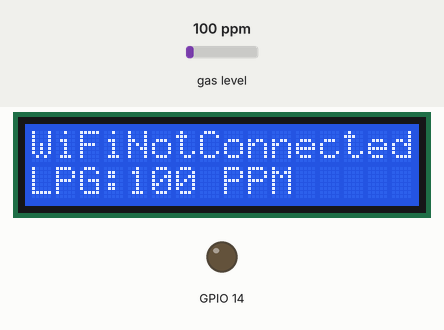
Simulated run of this sketch. Board: ESP8266 (Wemos D1 mini). Parts: 16×2 character LCD, output pins drawn as LEDs (lit = HIGH). Dashed ring = blinking. The test bench sets the inputs (shaded band); at power-on: gas level 100 ppm. WiFi joins after 1.5 s; servers stay silent unless stated; what the sketch prints to the serial monitor is not drawn.

Above: at 6.7 s.
6.8 s: gas level set to 241 ppm
At 9.6 s:
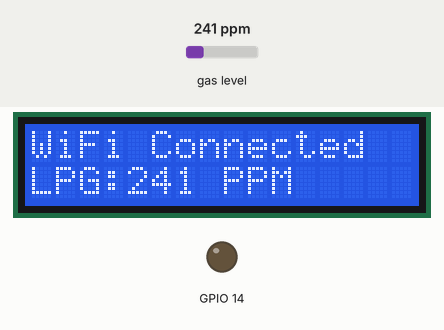
9.9 s: gas level set to 256 ppm
At 11.4 s:
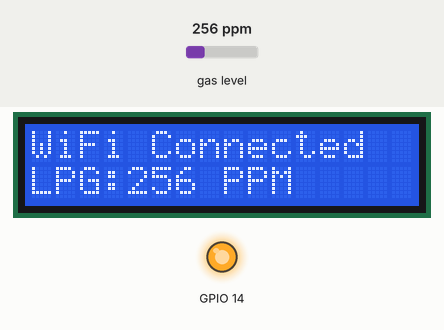
13.0 s: gas level set to 20 ppm
At 14.2 s:
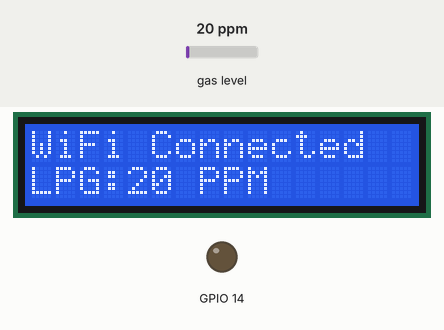
16.1 s: gas level set to 980 ppm
At 17.2 s:
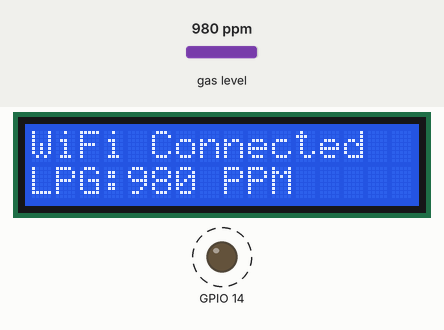
Timing chart, 0 to 18.9 s (numbered marks = the images above; inputs shaded):
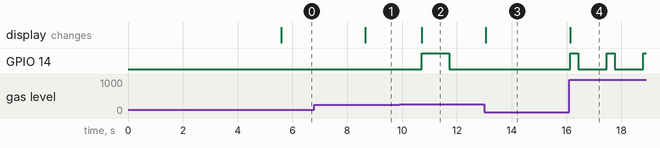

Measured:
- the behaviour switches between 249 and 250 ppm on gas level (found by bisection; images 1 and 2)
- after the input at 6.8 s, the display: changes after 1.9 s (image 1)
- after the input at 9.9 s, GPIO 14: LOW → HIGH after 0.82 s, → LOW 1.0 s later; the display: changes after 0.82 s (image 2)
- after the input at 13.0 s, GPIO 14: stays LOW (without the input it goes to HIGH after 0.05 s); the display: changes after 0.05 s (image 3)
- after the input at 16.1 s, GPIO 14: alternates HIGH for 0.30 s and LOW for 1.0 s, starting at once; the display: changes at once (image 4)

The sketch:

LPGDetectorTelegram.ino
```cpp
#include <ESP8266WiFi.h>
#include <WiFiClientSecure.h>
#include <UniversalTelegramBot.h>
#include <MQ2.h>
#include <LiquidCrystal_I2C.h>

//Setting LCD
LiquidCrystal_I2C lcd(0x27, 16, 2);

//inisialisasi sensor mq-2
int Analog_Input = A0;
int lpg, co, smoke;
//int lpg = 0;
String ppmLpg;
MQ2 mq2(Analog_Input);

//inisialisasi sound
int pinsuara = D13;

// Initialize Wifi connection to the router
char ssid[] = "xxxxxxxx";     // your network SSID (name)
char password[] = "xxxxxxxx"; // your network key

// Initialize Telegram BOT
#define BOTtoken "xxxxxxxx" // your Bot Token (Get from Botfather)
#define chatid "xxxxxxxx" //idbot

WiFiClientSecure client;
UniversalTelegramBot bot(BOTtoken, client);

//fuzzy
float a = 0;
float minB = 0;
float maxB = 1000;
float c = 1000;
float selisih = (maxB - minB) / 2;
float b = minB + selisih;
float aman, resiko, bahaya, out;
unsigned long start, finished, elapsed;


unsigned char batasAman(){
  if (lpg <= a){aman = 1;}
  else if (lpg >= a && lpg <= b){aman = (b-lpg)/(b-a);}
  else if (lpg >= b){aman = 0;}
  return aman;
}

unsigned char batasResiko(){
  if (lpg <= minB || lpg >= maxB){resiko = 0;}
  else if (lpg >= minB && lpg <= b){resiko = (lpg-minB)/(b-minB);}
  else if (lpg >= b && lpg <= maxB){resiko = (maxB-lpg)/(maxB-b);}
  return resiko;
}

unsigned char batasBahaya(){
  if (lpg <= b){bahaya = 0;}
  else if (lpg >= b && lpg <= c){bahaya = (lpg-b)/(c-b);}
  else if (lpg >= c){bahaya = 1;}
  return bahaya;
}

void fuzzifikasi(){
  batasAman();
  batasResiko();
  batasBahaya();
}

void setup() {
  // put your setup code here, to run once:
  Serial.begin(115200);
  lcd.init(); // initialize the lcd
  lcd.backlight();
  //wifiStatus();
  mq2.begin();
  pinMode(pinsuara, OUTPUT);
  digitalWrite(pinsuara, LOW);
  delay(5000);
}

void loop() {
  // put your main code here, to run repeatedly:
  if(WiFi.status() == WL_CONNECTED) {
    float* values = mq2.read(true); //set it false if you don't want to print the values in the Serial
    lpg = values[0];
    lpg = mq2.readLPG();
    //Serial.println(lpg);
    //smoke = values[2];
    //smoke = mq2.readSmoke();

    lcd.clear();
    lcd.setCursor(0, 0);
    lcd.print("WiFi Connected");
    lcd.setCursor(0, 1);
    lcd.print("LPG:");
    lcd.print(lpg);
    //lcd.print(" Asap:");
    //lcd.print(smoke);
    lcd.print(" PPM");

    fuzzifikasi();

    if(resiko >= aman && resiko >= bahaya){
      digitalWrite(pinsuara, HIGH);
      delay(1000);
      digitalWrite(pinsuara, LOW);
      Serial.println("Ambang Beresiko");
      Serial.print("LPG ");
      Serial.println(lpg);
      Serial.print("Aman ");
      Serial.println(aman);
      Serial.print("Resiko ");
      Serial.println(resiko);
      Serial.print("Bahaya ");
      Serial.println(bahaya);
      start=millis();
      ppmLpg = "Nilai Ambang Batas LPG dalam Ruangan Saat Ini : ";
      ppmLpg += int(lpg);
      ppmLpg += " PPM\n";
      ppmLpg += "Nilai Ambang Batas Aman LPG < 1000 PPM (SNI) \n";
      ppmLpg += "Silahkan Periksa Ruangan Anda ! \n";
      ppmLpg += "Dimungkinkan Terjadi Kebocoran LPG \n";
      ppmLpg += "Nilai Derajat Keanggotaan \n";
      ppmLpg += "Kategori Aman : ";
      ppmLpg += float(aman);
      ppmLpg += "\n";
      ppmLpg += "Kategori Beresiko : ";
      ppmLpg += float(resiko);
      ppmLpg += "\n";
      ppmLpg += "Kategori Bahaya : ";
      ppmLpg += float(bahaya);
      bot.sendMessage(chatid, ppmLpg, "");
      finished = millis();
      elapsed = finished - start;
      Serial.print("Waktu ");
      Serial.print(elapsed);
      Serial.println(" ms");
      digitalWrite(pinsuara, LOW);
    }else if(bahaya >= aman && bahaya >= resiko){
      digitalWrite(pinsuara, HIGH);
      Serial.println("Ambang Berbahaya");
      Serial.print("LPG ");
      Serial.println(lpg);
      Serial.print("Aman ");
      Serial.println(aman);
      Serial.print("Resiko ");
      Serial.println(resiko);
      Serial.print("Bahaya ");
      Serial.println(bahaya);
      start=millis();
      ppmLpg = "Nilai Ambang Batas LPG dalam Ruangan Saat Ini : ";
      ppmLpg += int(lpg);
      ppmLpg += " PPM\n";
      ppmLpg += "Nilai Ambang Batas Aman LPG < 1000 PPM (SNI) \n";
      ppmLpg += "Silahkan Periksa Ruangan Anda ! \n";
      ppmLpg += "Dimungkinkan Terjadi Kebocoran LPG \n";
      ppmLpg += "Nilai Derajat Keanggotaan \n";
      ppmLpg += "Kategori Aman : ";
      ppmLpg += float(aman);
      ppmLpg += "\n";
      ppmLpg += "Kategori Beresiko : ";
      ppmLpg += float(resiko);
      ppmLpg += "\n";
      ppmLpg += "Kategori Bahaya : ";
      ppmLpg += float(bahaya);
      bot.sendMessage(chatid, ppmLpg, "");
      finished = millis();
      elapsed = finished - start;
      Serial.print("Waktu :");
      Serial.print(elapsed);
      Serial.println(" ms");
      digitalWrite(pinsuara, LOW);
    }else{
      Serial.println("Nilai Ambang Batas LPG Kondisi Aman");
      Serial.println("Ambang Aman");
      Serial.print("LPG ");
      Serial.println(lpg);
      Serial.print("Aman ");
      Serial.println(aman);
      Serial.print("Resiko ");
      Serial.println(resiko);
      Serial.print("Bahaya ");
      Serial.println(bahaya);
    }
  }else {
    wifiStatus1();
  }
  delay(1000);
}

void wifiStatus() {
  Serial.print("Connecting Wifi: ");
  Serial.println(ssid);
  WiFi.mode(WIFI_STA);
  WiFi.begin(ssid, password);
  while (WiFi.status() != WL_CONNECTED) {
    Serial.print(".");
    lcd.setCursor(0, 0);         // move cursor to   (0, 0)
    lcd.print("Device Not Ready");        // print message at (0, 0)
    lcd.setCursor(0, 1);         // move cursor to   (2, 1)
    lcd.print("WiFiNotConnected");
    delay(500);
  }
  client.setInsecure();
  Serial.println("");
  Serial.println("WiFi connected");
  Serial.print("IP address: ");
  Serial.println(WiFi.localIP());
}

void wifiStatus1() {
  Serial.print("Connecting Wifi: ");
  Serial.println(ssid);
  WiFi.mode(WIFI_STA);
  WiFi.begin(ssid, password);
  while (WiFi.status() != WL_CONNECTED) {
    //Serial.print(".");
    float* values = mq2.read(true); //set it false if you don't want to print the values in the Serial
    lpg = values[0];
    lpg = mq2.readLPG();
    lcd.clear();
    lcd.setCursor(0, 0);         // move cursor to   (2, 1)
    lcd.print("WiFiNotConnected");
    lcd.setCursor(0, 1);
    lcd.print("LPG:");
    lcd.print(lpg);
    lcd.print(" PPM");

    fuzzifikasi();

    if(resiko >= aman && resiko >= bahaya){
      digitalWrite(pinsuara, HIGH);
      delay(100);
      digitalWrite(pinsuara, LOW);
      delay(1000);
      Serial.println("Nilai Ambang Batas LPG Kondisi Beresiko");
      Serial.print("LPG ");
      Serial.println(lpg);
      Serial.print("Aman ");
      Serial.println(aman);
      Serial.print("Resiko ");
      Serial.println(resiko);
      Serial.print("Bahaya ");
      Serial.println(bahaya);
    }else if(bahaya >= aman && bahaya >= resiko){
      digitalWrite(pinsuara, HIGH);
      delay(1000);
      digitalWrite(pinsuara, LOW);
      delay(1000);
      Serial.println("Nilai Ambang Batas LPG Kondisi Berbahaya");
      Serial.print("LPG ");
      Serial.println(lpg);
      Serial.print("Aman ");
      Serial.println(aman);
      Serial.print("Resiko ");
      Serial.println(resiko);
      Serial.print("Bahaya ");
      Serial.println(bahaya);
    }else{
      Serial.println("Nilai Ambang Batas LPG Kondisi Aman");
      digitalWrite(pinsuara, LOW);
      Serial.print("LPG ");
      Serial.println(lpg);
      Serial.print("Aman ");
      Serial.println(aman);
      Serial.print("Resiko ");
      Serial.println(resiko);
      Serial.print("Bahaya ");
      Serial.println(bahaya);
    }

    delay(1000);
  }
  client.setInsecure();
  Serial.println("");
  Serial.println("WiFi connected");
  Serial.print("IP address: ");
  Serial.println(WiFi.localIP());
}
```
